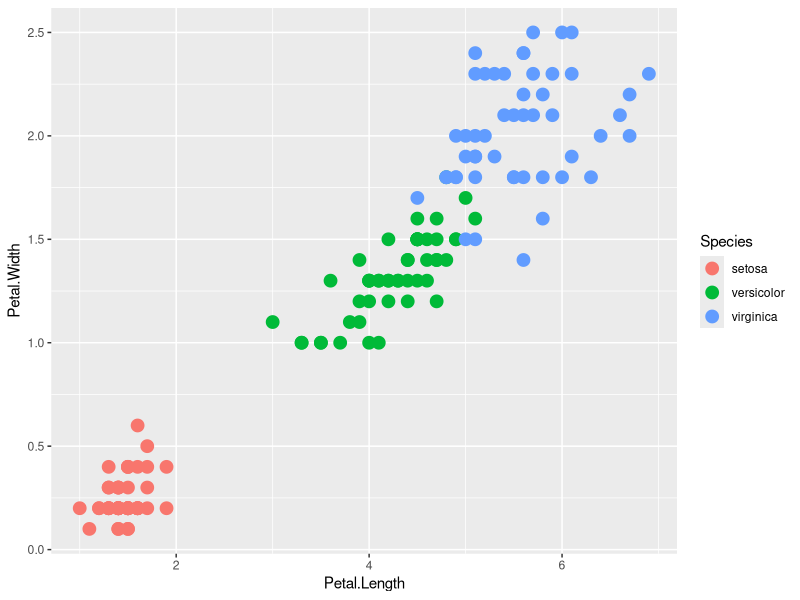
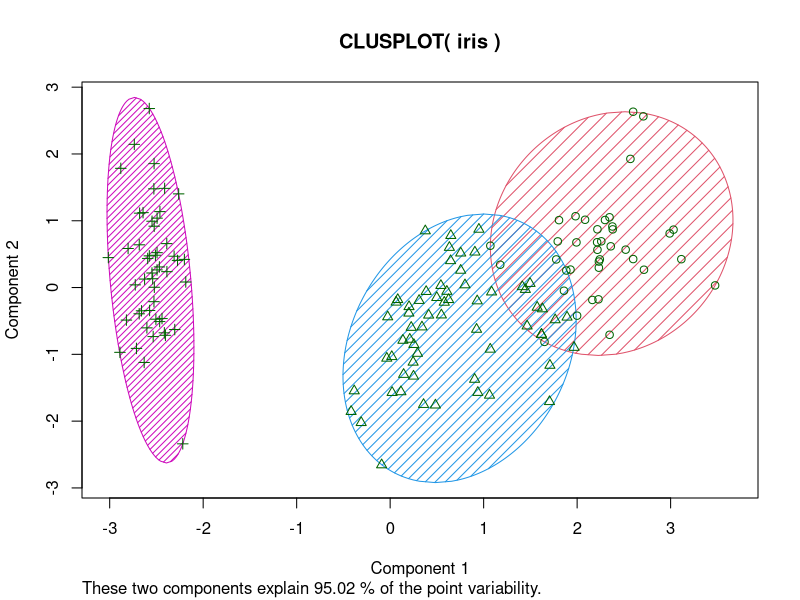
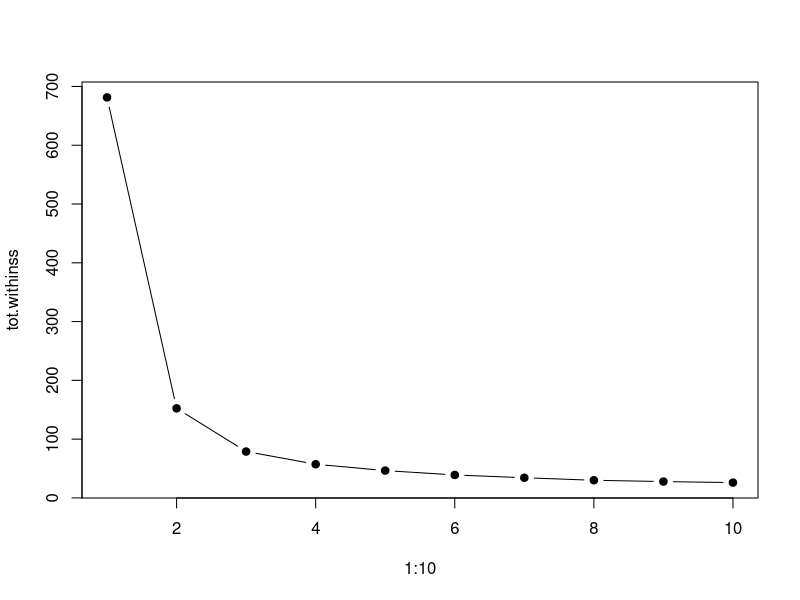

Write R code to recreate these figures, in order.
#clusterinf KMeans

library(ggplot2)

df <- iris

head(iris)

ggplot(df,aes(Petal.Length,Petal.Width))+
         geom_point(aes(col=Species),size=4)

set.seed(101)

irisCluster <- kmeans(df[,1:4],center=3,nstart = 20)

irisCluster

table(irisCluster$cluster,df$Species)

library(cluster)

clusplot(iris,irisCluster$cluster, color=T,shade = T,labels = 0, lines = 0)

#elbow

tot.withinss <- vector(mode="character",length=10)
for(i in 1:10){
  irisCluster <- kmeans(df[,1:4],center = i, nstart = 20)
  tot.withinss[i] <- irisCluster$tot.withinss
}

plot(1:10,tot.withinss,type="b",pch=19)
